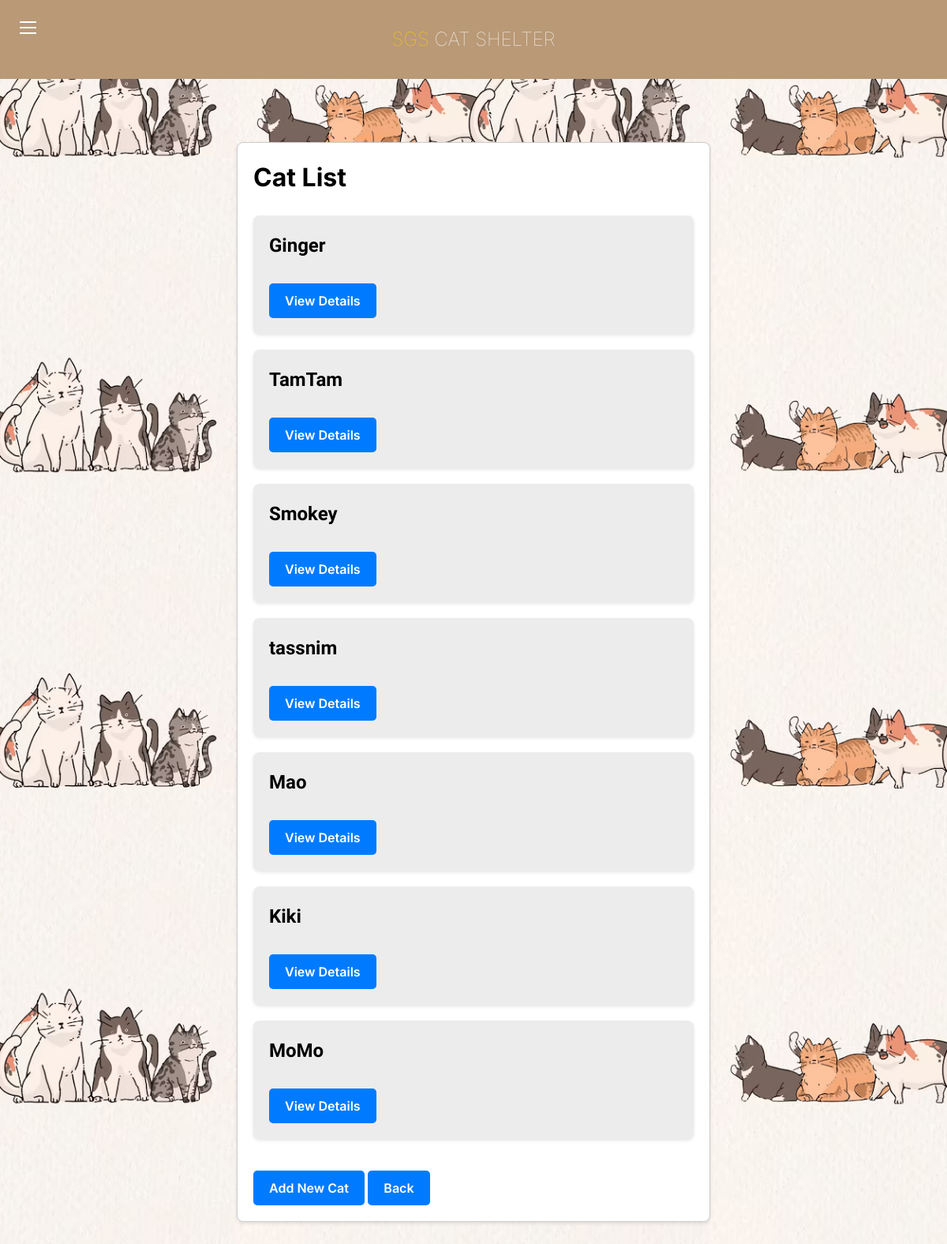
The page /myPage/admin/catlist/ on the database its author committed.
### catshelter/models.py (models this page shows, shortened)
class Cat(models.Model):
    GENDER_CHOICES = [
        ('M', 'Male'),
        ('F', 'Female'),
    ]
    HEALTH_CHOICES = [
        ('Healthy', 'Healthy'),
        ('Sick', 'Sick'),
    ]
    name = models.CharField(max_length=100)
    age = models.IntegerField()
    breed = models.CharField(max_length=100)
    description = models.TextField()
    image = models.ImageField(upload_to='cat_images/', null=True, blank=True)
    gender = models.CharField(max_length=1, choices=GENDER_CHOICES, default='M')
    neuter = models.BooleanField(default=False)
    health_condition = models.CharField(max_length=50, choices=HEALTH_CHOICES, default='Healthy')

### catshelter/views.py (the view)
# urls.py: path('admin/catlist/', views.admin_catlist, name='admin_catlist'),
def admin_catlist(request):
    cats = Cat.objects.all()
    return render(request, 'admin_catlist.html', {'cats': cats})

### catshelter/templates/admin_catlist.html (shortened to what this page needs)
{% load static %}
<!DOCTYPE html>
<html lang="en">
<head>
</head>
<body style="background-image: url('{% static 'bg2.AVIF' %}');">
    <div id="nav-container">
        <div class="button" tabindex="0">
            <span class="icon-bar"></span>
            <span class="icon-bar"></span>
            <span class="icon-bar"></span>
        </div>
    </div>
    <header>
        <div class="head">
            <h2><span class="yellow">SGS</span> CAT SHELTER</h2>
        </div>
    </header>
    <div class="container2">
        <h1>Cat List</h1>
        <br>
        {% for cat in cats %}
        <div class="cat-box">
            <h2 class="cat-name">{{ cat.name }}</h2>
            <a href="{% url 'admin_catdetail' cat.id %}" class="button-link">View Details</a>
        </div>
        {% endfor %}
        <a href="{% url 'add_cat' %}" class="button-link">Add New Cat</a>
        <a href="{% url 'admin_dashboard' %}" class="button-link">Back</a>
    </div>
</body>
</html>

### catshelter/templates/admin_catlist.html (style rules this page uses)
.yellow { color: #FFD006; }
:root { --primary-color: #B99976; --secondary-color: #FFD006; --background-color: #f7f7f7; --font-family: 'Inter', sans-serif; --font-size: 16px; --line-height: 1.5; }
body { font-family: var(--font-family); font-size: var(--font-size); line-height: var(--line-height); background-color: var(--background-color); margin: 0; padding: 0; background-size: 50%; background-position: center; }
.head, .foot { width: 100%; background-color: var(--primary-color); height: 100px; display: flex; justify-content: center; align-items: center; }
.head h2, .foot h2 { font-family: var(--font-family); font-weight: lighter; color: white; }
.container2 { max-width: 600px; margin: 50px auto; padding: 20px; background-color: #ffffff; border: 1px solid #ccc; border-radius: 8px; box-shadow: 0 2px 4px rgba(0, 0, 0, 0.1); margin-top: 80px; }
.cat-box { background-color: #ececec; padding: 20px; margin-bottom: 20px; border-radius: 8px; box-shadow: 0 2px 4px rgba(0, 0, 0, 0.1); }
.cat-name { font-size: 24px; margin-bottom: 10px; font-family: 'Belleza', sans-serif; }
.button-link { display: inline-block; padding: 10px 20px; background-color: #007bff; color: #fff; text-align: center; text-decoration: none; border: none; border-radius: 5px; cursor: pointer; font-family: var(--font-family); font-size: 16px; font-weight: 600; margin-top: 20px; transition: background-color 0.3s ease; }
#nav-container { position: absolute; height: 40vh; width: 100%; pointer-events: none; }
#nav-container * { visibility: visible; }
.button { position: relative; display: flex; flex-direction: column; justify-content: center; border: 0; background: transparent; border-radius: 0; height: 70px; width: 30px; cursor: pointer; pointer-events: auto; margin-left: 25px; touch-action: manipulation; }
.icon-bar { display: block; width: 70%; height: 2px; background: #ffffff; transition: .3s; }
.icon-bar + .icon-bar { margin-top: 5px; }
* { box-sizing: border-box; margin: 0; padding: 0; }
a, a:visited, a:focus, a:active, a:link { text-decoration: none; outline: 0; }
a { color: currentColor; transition: .2s ease-in-out; }
h1, h2, h3, h4 { margin: 0; }

### rows shown on the page
Cat: name "Ginger"
Cat: name "TamTam"
Cat: name "Smokey"
Cat: name "tassnim"
Cat: name "Mao"
Cat: name "Kiki"
Cat: name "MoMo"
